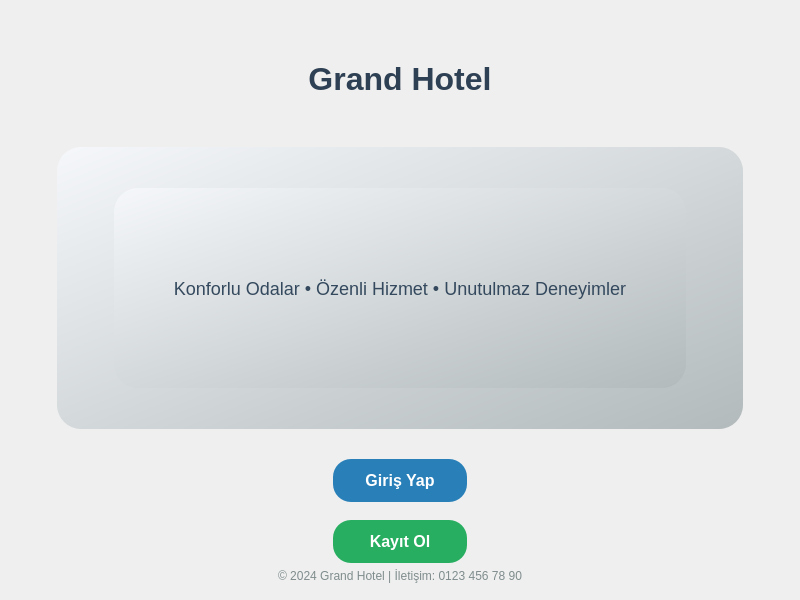
<?xml version="1.0" encoding="UTF-8"?>
<ui version="4.0">
 <class>MainWindow</class>
 <widget class="QMainWindow" name="MainWindow">
  <property name="geometry">
   <rect>
    <x>0</x>
    <y>0</y>
    <width>800</width>
    <height>600</height>
   </rect>
  </property>
  <property name="windowTitle">
   <string>Hotel Management System</string>
  </property>
  <widget class="QWidget" name="centralwidget">
   <layout class="QVBoxLayout" name="verticalLayout" stretch="1,0,0">
    <item>
     <widget class="QLabel" name="hotelTitleLabel">
      <property name="text">
       <string>Grand Hotel</string>
      </property>
      <property name="alignment">
       <set>Qt::AlignHCenter|Qt::AlignVCenter</set>
      </property>
      <property name="styleSheet">
       <string>font-size: 32px; font-weight: bold; color: #2E4053; margin-top: 32px;</string>
      </property>
     </widget>
    </item>
    <item>
     <widget class="QFrame" name="visualFrame">
      <property name="frameShape">
       <enum>QFrame::StyledPanel</enum>
      </property>
      <property name="styleSheet">
       <string>background-color: qlineargradient(x1:0, y1:0, x2:1, y2:1, stop:0 #F5F7FA, stop:1 #B2BABB); border-radius: 24px; min-height: 200px; margin: 24px 48px;</string>
      </property>
      <layout class="QVBoxLayout" name="frameLayout">
       <item>
        <widget class="QLabel" name="adTextLabel">
         <property name="text">
          <string>Konforlu Odalar • Özenli Hizmet • Unutulmaz Deneyimler</string>
         </property>
         <property name="alignment">
          <set>Qt::AlignHCenter|Qt::AlignVCenter</set>
         </property>
         <property name="styleSheet">
          <string>font-size: 18px; color: #34495E; margin-top: 32px; margin-bottom: 32px;</string>
         </property>
        </widget>
       </item>
      </layout>
     </widget>
    </item>
    <item>
     <layout class="QHBoxLayout" name="buttonLayout">
      <item>
       <spacer name="spacerLeft">
        <property name="orientation">
         <enum>Qt::Horizontal</enum>
        </property>
        <property name="sizeHint" stdset="0">
         <size>
          <width>40</width>
          <height>20</height>
         </size>
        </property>
       </spacer>
      </item>
      <item>
       <layout class="QVBoxLayout" name="rightButtonLayout">
        <item>
         <widget class="QPushButton" name="loginButton">
          <property name="text">
           <string>Giriş Yap</string>
          </property>
          <property name="styleSheet">
           <string>QPushButton { background-color: #2980B9; color: white; border-radius: 18px; padding: 12px 32px; font-size: 16px; font-weight: bold; } QPushButton:hover { background-color: #1ABC9C; }</string>
          </property>
         </widget>
        </item>
        <item>
         <widget class="QPushButton" name="registerButton">
          <property name="text">
           <string>Kayıt Ol</string>
          </property>
          <property name="styleSheet">
           <string>QPushButton { background-color: #27AE60; color: white; border-radius: 18px; padding: 12px 32px; font-size: 16px; font-weight: bold; margin-top: 12px; } QPushButton:hover { background-color: #F39C12; }</string>
          </property>
         </widget>
        </item>
       </layout>
      </item>
      <item>
       <spacer name="spacerRight">
        <property name="orientation">
         <enum>Qt::Horizontal</enum>
        </property>
        <property name="sizeHint" stdset="0">
         <size>
          <width>200</width>
          <height>20</height>
         </size>
        </property>
       </spacer>
      </item>
     </layout>
    </item>
    <item>
     <widget class="QLabel" name="footerLabel">
      <property name="text">
       <string>© 2024 Grand Hotel | İletişim: 0123 456 78 90</string>
      </property>
      <property name="alignment">
       <set>Qt::AlignHCenter|Qt::AlignVCenter</set>
      </property>
      <property name="styleSheet">
       <string>font-size: 12px; color: #7F8C8D; margin-bottom: 8px;</string>
      </property>
     </widget>
    </item>
   </layout>
  </widget>
 </widget>
 <resources/>
 <connections/>
</ui> 
